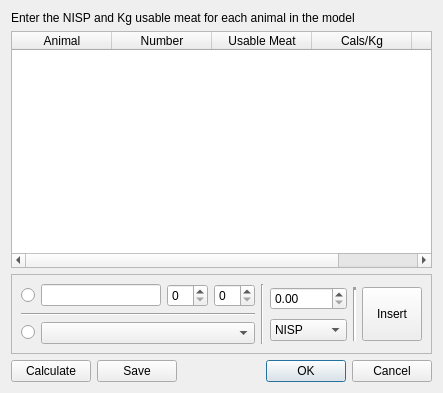
<ui version="4.0" >
 <class>LaMoreBase</class>
 <widget class="QDialog" name="LaMoreBase" >
  <property name="geometry" >
   <rect>
    <x>0</x>
    <y>0</y>
    <width>443</width>
    <height>393</height>
   </rect>
  </property>
  <property name="windowTitle" >
   <string>Percent Diet Conversion</string>
  </property>
  <property name="windowIcon" >
   <iconset resource="../resources/resources.qrc" >:/la_icon_small.png</iconset>
  </property>
  <layout class="QGridLayout" >
   <item row="0" column="0" colspan="4" >
    <widget class="QLabel" name="label" >
     <property name="text" >
      <string>Enter the NISP and Kg usable meat for each animal in the model</string>
     </property>
    </widget>
   </item>
   <item row="1" column="0" colspan="4" >
    <widget class="QTableWidget" name="tblAnimals" >
     <property name="toolTip" >
      <string/>
     </property>
     <property name="whatsThis" >
      <string/>
     </property>
     <property name="alternatingRowColors" >
      <bool>true</bool>
     </property>
     <property name="selectionMode" >
      <enum>QAbstractItemView::SingleSelection</enum>
     </property>
     <property name="selectionBehavior" >
      <enum>QAbstractItemView::SelectRows</enum>
     </property>
     <property name="showGrid" >
      <bool>false</bool>
     </property>
     <column>
      <property name="text" >
       <string>Animal</string>
      </property>
     </column>
     <column>
      <property name="text" >
       <string>Number</string>
      </property>
     </column>
     <column>
      <property name="text" >
       <string>Usable Meat</string>
      </property>
     </column>
     <column>
      <property name="text" >
       <string>Cals/Kg</string>
      </property>
     </column>
     <column>
      <property name="text" >
       <string>% of Diet</string>
      </property>
     </column>
    </widget>
   </item>
   <item row="2" column="0" colspan="4" >
    <widget class="QFrame" name="frame" >
     <property name="minimumSize" >
      <size>
       <width>400</width>
       <height>70</height>
      </size>
     </property>
     <property name="frameShape" >
      <enum>QFrame::StyledPanel</enum>
     </property>
     <property name="frameShadow" >
      <enum>QFrame::Raised</enum>
     </property>
     <layout class="QGridLayout" >
      <item row="0" column="0" >
       <layout class="QHBoxLayout" >
        <item>
         <layout class="QGridLayout" >
          <item row="0" column="0" >
           <widget class="QRadioButton" name="rbManual" >
            <property name="text" >
             <string/>
            </property>
           </widget>
          </item>
          <item row="0" column="1" >
           <widget class="QLineEdit" name="leAnimal" >
            <property name="toolTip" >
             <string>&lt;html>&lt;head>&lt;meta name="qrichtext" content="1" />&lt;style type="text/css">
p, li { white-space: pre-wrap; }
&lt;/style>&lt;/head>&lt;body style=" font-family:'Sans Serif'; font-size:9pt; font-weight:400; font-style:normal;">
&lt;p style=" margin-top:0px; margin-bottom:0px; margin-left:0px; margin-right:0px; -qt-block-indent:0; text-indent:0px;">Animal Name&lt;/p>&lt;/body>&lt;/html></string>
            </property>
           </widget>
          </item>
          <item row="0" column="2" >
           <widget class="QSpinBox" name="sbUsableMeat" />
          </item>
          <item row="0" column="3" >
           <widget class="QSpinBox" name="sbCalsPerKg" />
          </item>
          <item row="1" column="0" colspan="4" >
           <widget class="Line" name="line" >
            <property name="orientation" >
             <enum>Qt::Horizontal</enum>
            </property>
           </widget>
          </item>
          <item row="2" column="0" >
           <widget class="QRadioButton" name="rbAuto" >
            <property name="text" >
             <string/>
            </property>
           </widget>
          </item>
          <item row="2" column="1" colspan="3" >
           <widget class="QComboBox" name="cboAnimal" />
          </item>
          <item rowspan="3" row="0" column="4" >
           <widget class="Line" name="line_4" >
            <property name="orientation" >
             <enum>Qt::Vertical</enum>
            </property>
           </widget>
          </item>
         </layout>
        </item>
        <item>
         <layout class="QGridLayout" >
          <item row="0" column="0" >
           <widget class="QDoubleSpinBox" name="dsbNumber" />
          </item>
          <item rowspan="2" row="0" column="1" >
           <widget class="Line" name="line_2" >
            <property name="lineWidth" >
             <number>3</number>
            </property>
            <property name="orientation" >
             <enum>Qt::Vertical</enum>
            </property>
           </widget>
          </item>
          <item rowspan="2" row="0" column="2" >
           <widget class="QPushButton" name="pbnInsert" >
            <property name="sizePolicy" >
             <sizepolicy vsizetype="Preferred" hsizetype="Fixed" >
              <horstretch>0</horstretch>
              <verstretch>0</verstretch>
             </sizepolicy>
            </property>
            <property name="minimumSize" >
             <size>
              <width>50</width>
              <height>0</height>
             </size>
            </property>
            <property name="maximumSize" >
             <size>
              <width>60</width>
              <height>16777215</height>
             </size>
            </property>
            <property name="text" >
             <string>Insert</string>
            </property>
           </widget>
          </item>
          <item row="1" column="0" >
           <widget class="QComboBox" name="cboNumber" >
            <item>
             <property name="text" >
              <string>NISP</string>
             </property>
            </item>
            <item>
             <property name="text" >
              <string>MNI</string>
             </property>
            </item>
            <item>
             <property name="text" >
              <string>Kg Bone</string>
             </property>
            </item>
           </widget>
          </item>
         </layout>
        </item>
       </layout>
      </item>
     </layout>
    </widget>
   </item>
   <item row="3" column="0" >
    <widget class="QPushButton" name="pbnCalculate_2" >
     <property name="text" >
      <string>Calculate</string>
     </property>
    </widget>
   </item>
   <item row="3" column="1" >
    <widget class="QPushButton" name="pbnCalculate" >
     <property name="text" >
      <string>Save</string>
     </property>
    </widget>
   </item>
   <item row="3" column="2" >
    <spacer>
     <property name="orientation" >
      <enum>Qt::Horizontal</enum>
     </property>
     <property name="sizeHint" >
      <size>
       <width>41</width>
       <height>20</height>
      </size>
     </property>
    </spacer>
   </item>
   <item row="3" column="3" >
    <widget class="QDialogButtonBox" name="buttonBox" >
     <property name="orientation" >
      <enum>Qt::Horizontal</enum>
     </property>
     <property name="standardButtons" >
      <set>QDialogButtonBox::Cancel|QDialogButtonBox::NoButton|QDialogButtonBox::Ok</set>
     </property>
    </widget>
   </item>
  </layout>
 </widget>
 <resources>
  <include location="../resources/resources.qrc" />
 </resources>
 <connections>
  <connection>
   <sender>buttonBox</sender>
   <signal>accepted()</signal>
   <receiver>LaMoreBase</receiver>
   <slot>accept()</slot>
   <hints>
    <hint type="sourcelabel" >
     <x>433</x>
     <y>371</y>
    </hint>
    <hint type="destinationlabel" >
     <x>157</x>
     <y>274</y>
    </hint>
   </hints>
  </connection>
  <connection>
   <sender>buttonBox</sender>
   <signal>rejected()</signal>
   <receiver>LaMoreBase</receiver>
   <slot>reject()</slot>
   <hints>
    <hint type="sourcelabel" >
     <x>433</x>
     <y>377</y>
    </hint>
    <hint type="destinationlabel" >
     <x>286</x>
     <y>274</y>
    </hint>
   </hints>
  </connection>
 </connections>
</ui>
